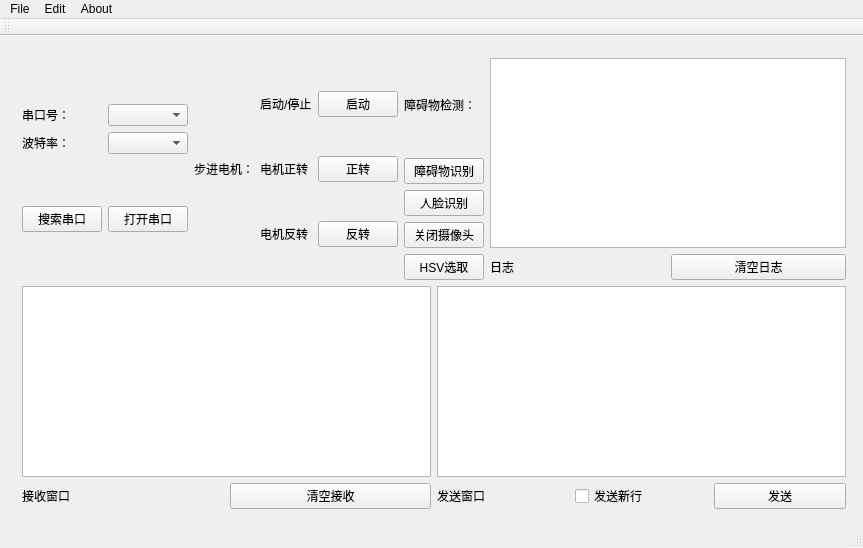
<?xml version="1.0" encoding="UTF-8"?>
<ui version="4.0">
 <class>QT_OpenCVClass</class>
 <widget class="QMainWindow" name="QT_OpenCVClass">
  <property name="geometry">
   <rect>
    <x>0</x>
    <y>0</y>
    <width>863</width>
    <height>548</height>
   </rect>
  </property>
  <property name="windowTitle">
   <string>QT_OpenCV</string>
  </property>
  <widget class="QWidget" name="centralWidget">
   <widget class="QWidget" name="layoutWidget">
    <property name="geometry">
     <rect>
      <x>11</x>
      <y>11</y>
      <width>846</width>
      <height>473</height>
     </rect>
    </property>
    <layout class="QVBoxLayout" name="verticalLayout_10">
     <item>
      <layout class="QHBoxLayout" name="horizontalLayout_7">
       <item>
        <layout class="QHBoxLayout" name="horizontalLayout_5">
         <item>
          <layout class="QHBoxLayout" name="horizontalLayout_4">
           <item>
            <layout class="QVBoxLayout" name="verticalLayout_2">
             <item>
              <layout class="QVBoxLayout" name="verticalLayout">
               <item>
                <layout class="QHBoxLayout" name="horizontalLayout">
                 <item>
                  <widget class="QLabel" name="label">
                   <property name="text">
                    <string>串口号：</string>
                   </property>
                  </widget>
                 </item>
                 <item>
                  <widget class="QComboBox" name="cbb_com"/>
                 </item>
                </layout>
               </item>
               <item>
                <layout class="QHBoxLayout" name="horizontalLayout_2">
                 <item>
                  <widget class="QLabel" name="label_2">
                   <property name="text">
                    <string>波特率：</string>
                   </property>
                  </widget>
                 </item>
                 <item>
                  <widget class="QComboBox" name="cbb_baud"/>
                 </item>
                </layout>
               </item>
              </layout>
             </item>
             <item>
              <layout class="QHBoxLayout" name="horizontalLayout_3">
               <item>
                <widget class="QPushButton" name="btn_serch">
                 <property name="text">
                  <string>搜索串口</string>
                 </property>
                </widget>
               </item>
               <item>
                <widget class="QPushButton" name="btn_uart_Ctrl">
                 <property name="text">
                  <string>打开串口</string>
                 </property>
                </widget>
               </item>
              </layout>
             </item>
            </layout>
           </item>
          </layout>
         </item>
         <item>
          <widget class="QLabel" name="label_3">
           <property name="text">
            <string>步进电机：</string>
           </property>
          </widget>
         </item>
         <item>
          <layout class="QVBoxLayout" name="verticalLayout_5"/>
         </item>
        </layout>
       </item>
       <item>
        <layout class="QVBoxLayout" name="verticalLayout_4">
         <item>
          <layout class="QHBoxLayout" name="horizontalLayout_8">
           <item>
            <widget class="QLabel" name="label_5">
             <property name="text">
              <string>启动/停止</string>
             </property>
            </widget>
           </item>
           <item>
            <widget class="QPushButton" name="pushButton_5">
             <property name="text">
              <string>启动</string>
             </property>
            </widget>
           </item>
          </layout>
         </item>
         <item>
          <layout class="QHBoxLayout" name="horizontalLayout_10">
           <item>
            <widget class="QLabel" name="label_8">
             <property name="text">
              <string>电机正转</string>
             </property>
            </widget>
           </item>
           <item>
            <widget class="QPushButton" name="pushButton_7">
             <property name="text">
              <string>正转</string>
             </property>
            </widget>
           </item>
          </layout>
         </item>
         <item>
          <layout class="QHBoxLayout" name="horizontalLayout_11">
           <item>
            <widget class="QLabel" name="label_7">
             <property name="text">
              <string>电机反转</string>
             </property>
            </widget>
           </item>
           <item>
            <widget class="QPushButton" name="pushButton_8">
             <property name="text">
              <string>反转</string>
             </property>
            </widget>
           </item>
          </layout>
         </item>
        </layout>
       </item>
       <item>
        <layout class="QHBoxLayout" name="horizontalLayout_6">
         <item>
          <layout class="QVBoxLayout" name="verticalLayout_6">
           <item>
            <layout class="QVBoxLayout" name="verticalLayout_3">
             <item>
              <widget class="QLabel" name="label_4">
               <property name="text">
                <string>障碍物检测：</string>
               </property>
              </widget>
             </item>
             <item>
              <widget class="QPushButton" name="OpenCameraBtn">
               <property name="text">
                <string>障碍物识别</string>
               </property>
              </widget>
             </item>
             <item>
              <widget class="QPushButton" name="pushButton">
               <property name="text">
                <string>人脸识别</string>
               </property>
              </widget>
             </item>
             <item>
              <widget class="QPushButton" name="CloseCameraBtn">
               <property name="text">
                <string>关闭摄像头</string>
               </property>
              </widget>
             </item>
             <item>
              <widget class="QPushButton" name="HSV">
               <property name="text">
                <string>HSV选取</string>
               </property>
              </widget>
             </item>
            </layout>
           </item>
          </layout>
         </item>
        </layout>
       </item>
       <item>
        <layout class="QVBoxLayout" name="verticalLayout_7">
         <item>
          <widget class="QTextBrowser" name="tb_rx_buf"/>
         </item>
         <item>
          <layout class="QHBoxLayout" name="horizontalLayout_14">
           <item>
            <widget class="QLabel" name="label_10">
             <property name="text">
              <string>日志</string>
             </property>
            </widget>
           </item>
           <item>
            <widget class="QPushButton" name="btn_clear">
             <property name="text">
              <string>清空日志</string>
             </property>
            </widget>
           </item>
          </layout>
         </item>
        </layout>
       </item>
      </layout>
     </item>
     <item>
      <layout class="QHBoxLayout" name="horizontalLayout_13">
       <item>
        <layout class="QVBoxLayout" name="verticalLayout_8">
         <item>
          <widget class="QTextBrowser" name="textBrowser"/>
         </item>
         <item>
          <layout class="QHBoxLayout" name="horizontalLayout_9">
           <item>
            <widget class="QLabel" name="label_9">
             <property name="text">
              <string>接收窗口</string>
             </property>
            </widget>
           </item>
           <item>
            <widget class="QPushButton" name="btn_clear_2">
             <property name="text">
              <string>清空接收</string>
             </property>
            </widget>
           </item>
          </layout>
         </item>
        </layout>
       </item>
       <item>
        <layout class="QVBoxLayout" name="verticalLayout_9">
         <item>
          <widget class="QTextEdit" name="te_tx_buf"/>
         </item>
         <item>
          <layout class="QHBoxLayout" name="horizontalLayout_12">
           <item>
            <widget class="QLabel" name="label_6">
             <property name="text">
              <string>发送窗口</string>
             </property>
            </widget>
           </item>
           <item>
            <widget class="QCheckBox" name="cb_send_enter">
             <property name="text">
              <string>发送新行</string>
             </property>
            </widget>
           </item>
           <item>
            <widget class="QPushButton" name="btn_send">
             <property name="text">
              <string>发送</string>
             </property>
            </widget>
           </item>
          </layout>
         </item>
        </layout>
       </item>
      </layout>
     </item>
    </layout>
   </widget>
  </widget>
  <widget class="QMenuBar" name="menuBar">
   <property name="geometry">
    <rect>
     <x>0</x>
     <y>0</y>
     <width>863</width>
     <height>26</height>
    </rect>
   </property>
   <widget class="QMenu" name="menuopen">
    <property name="title">
     <string>File</string>
    </property>
    <addaction name="actionOpen"/>
    <addaction name="actionClose"/>
   </widget>
   <widget class="QMenu" name="menuEdit">
    <property name="title">
     <string>Edit</string>
    </property>
    <addaction name="actionRedo"/>
    <addaction name="actionUndo"/>
   </widget>
   <widget class="QMenu" name="menuAbout">
    <property name="title">
     <string>About</string>
    </property>
    <addaction name="actionAbout_as"/>
   </widget>
   <addaction name="menuopen"/>
   <addaction name="menuEdit"/>
   <addaction name="menuAbout"/>
  </widget>
  <widget class="QToolBar" name="mainToolBar">
   <attribute name="toolBarArea">
    <enum>TopToolBarArea</enum>
   </attribute>
   <attribute name="toolBarBreak">
    <bool>false</bool>
   </attribute>
  </widget>
  <widget class="QStatusBar" name="statusBar"/>
  <action name="actionOpen">
   <property name="text">
    <string>Open</string>
   </property>
  </action>
  <action name="actionClose">
   <property name="text">
    <string>Close</string>
   </property>
  </action>
  <action name="actionAbout_as">
   <property name="text">
    <string>About as</string>
   </property>
  </action>
  <action name="actionRedo">
   <property name="text">
    <string>Redo</string>
   </property>
  </action>
  <action name="actionUndo">
   <property name="text">
    <string>Undo</string>
   </property>
  </action>
 </widget>
 <layoutdefault spacing="6" margin="11"/>
 <resources>
  <include location="QT_OpenCV.qrc"/>
 </resources>
 <connections/>
</ui>
